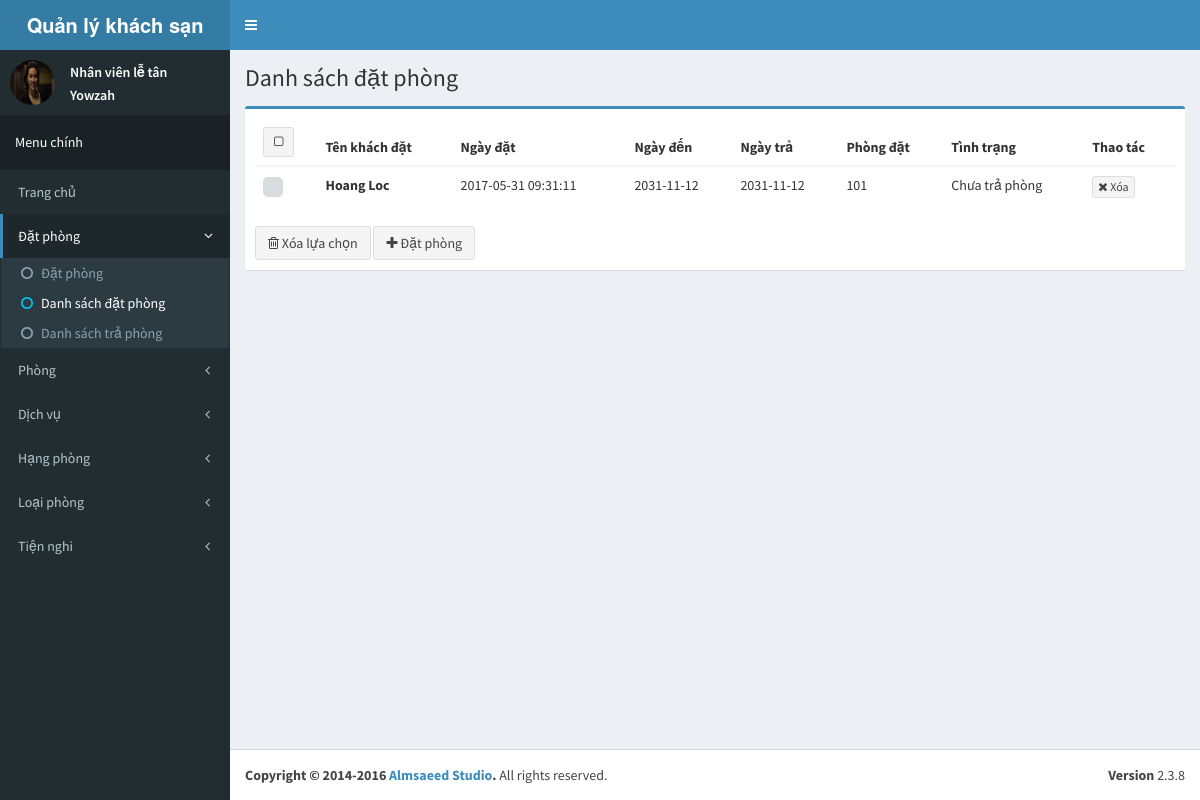
Page /admin/booking on the earlier database version.
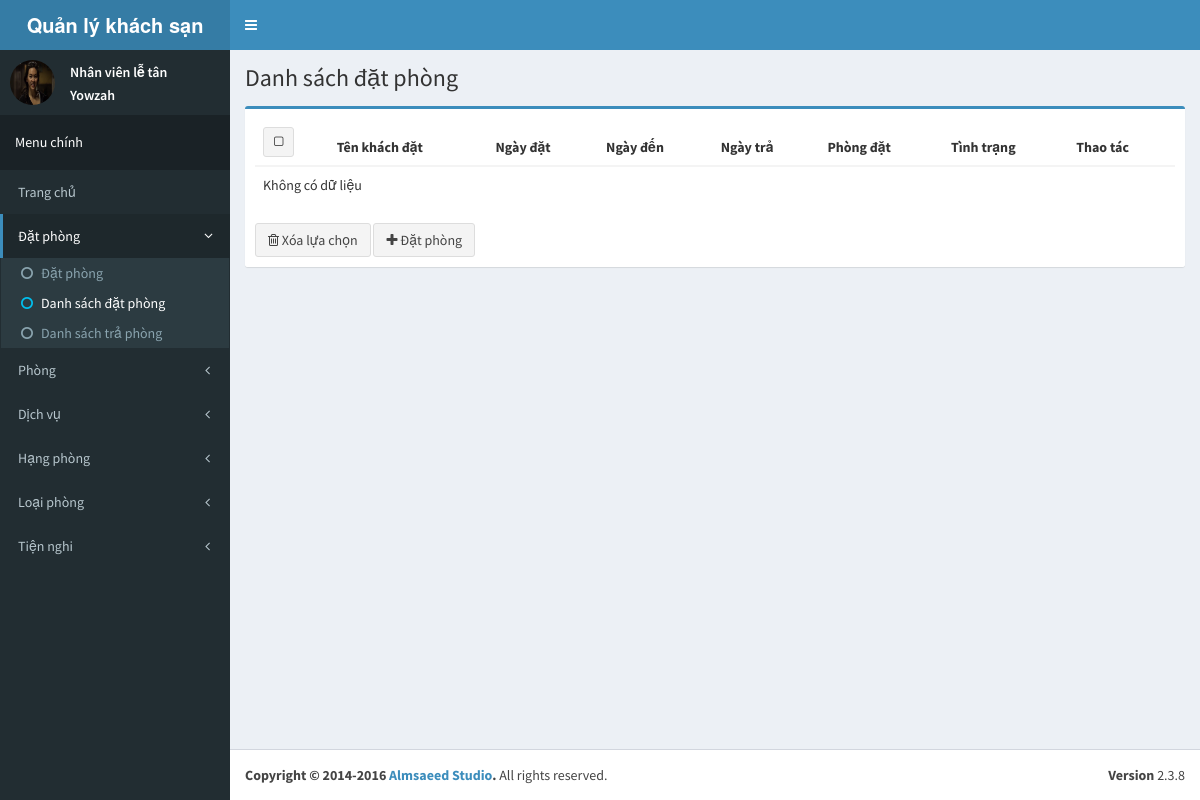
Same page on the later database version.
### tables this page shows
CREATE TABLE `booking` (
  `booking_id` int(11) NOT NULL AUTO_INCREMENT,
  `customer_id` int(11) DEFAULT NULL,
  `quantity` int(11) DEFAULT NULL,
  `start_date` date DEFAULT NULL,
  `end_date` date DEFAULT NULL,
  `state` tinyint(1) DEFAULT NULL,
  `create_date` datetime DEFAULT NULL,
  PRIMARY KEY (`booking_id`),
  KEY `booking_ibfk_1` (`customer_id`)
);

CREATE TABLE `customer` (
  `customer_id` int(11) NOT NULL AUTO_INCREMENT,
  `fname` varchar(255) DEFAULT NULL,
  `lname` varchar(255) DEFAULT NULL,
  `id` varchar(255) DEFAULT NULL,
  `dob` date DEFAULT NULL,
  `gender` bit(1) DEFAULT NULL,
  `phone` varchar(255) DEFAULT NULL,
  `address` varchar(255) DEFAULT NULL,
  PRIMARY KEY (`customer_id`)
);

### application/core/MY_Controller.php (called while the page is built, shortened)
<?php defined('BASEPATH') OR exit('No direct script access allowed');
class MY_Controller extends CI_Controller
{
    protected $data = array();
    function __construct()
    {
        $this->data['page_title'] = 'CI_App';
        $this->data['before_head'] = '';
        $this->data['before_body'] = '';
    }
    protected function render($the_view = NULL, $template = 'master')
    {
        if ($template == 'json' || $this->input->is_ajax_request()) {
            header('Content-Type: application/json');
            echo json_encode($this->data);
        } else {
            $this->data['the_view_content'] = (is_null($the_view)) ? '' : $this->load->view($the_view, $this->data, TRUE);;
            $this->load->view('templates/' . $template . '_view', $this->data);
        }
    }
}
class Admin_Controller extends MY_Controller
{
    protected function render($the_view = NULL, $template = 'admin_master')
    {
        parent::render($the_view, $template);
    }
}

### index.php (called while the page is built, shortened)
<?php
require_once BASEPATH.'core/CodeIgniter.php';

### application/config/config.php (called while the page is built, shortened)
<?php
$config['base_url'] = 'http://localhost:8080/qlks/';
$config['index_page'] = '';
$config['uri_protocol']	= 'REQUEST_URI';
$config['url_suffix'] = '';
$config['language']	= 'english';
$config['charset'] = 'UTF-8';
$config['enable_hooks'] = FALSE;
$config['subclass_prefix'] = 'MY_';
$config['composer_autoload'] = FALSE;
$config['permitted_uri_chars'] = 'a-z 0-9~%.:_\-';
$config['enable_query_strings'] = FALSE;
$config['controller_trigger'] = 'c';
$config['function_trigger'] = 'm';
$config['directory_trigger'] = 'd';
$config['allow_get_array'] = TRUE;
$config['log_threshold'] = 0;
$config['log_path'] = '';
$config['log_file_extension'] = '';
$config['log_file_permissions'] = 0644;
$config['log_date_format'] = 'Y-m-d H:i:s';
$config['error_views_path'] = '';
$config['cache_path'] = '';
$config['cache_query_string'] = FALSE;
$config['encryption_key'] = 'doctor';
$config['sess_driver'] = 'files';
$config['sess_cookie_name'] = 'ci_session';
$config['sess_expiration'] = 7200;
$config['sess_save_path'] = NULL;
$config['sess_match_ip'] = FALSE;
$config['sess_time_to_update'] = 300;
$config['sess_regenerate_destroy'] = FALSE;
$config['cookie_prefix']	= '';
$config['cookie_domain']	= '';
$config['cookie_path']		= '/';
$config['cookie_secure']	= FALSE;
$config['cookie_httponly'] 	= FALSE;
$config['standardize_newlines'] = FALSE;
$config['global_xss_filtering'] = FALSE;
$config['csrf_protection'] = FALSE;
$config['csrf_token_name'] = 'csrf_test_name';
$config['csrf_cookie_name'] = 'csrf_cookie_name';
$config['csrf_expire'] = 7200;
$config['csrf_regenerate'] = TRUE;
$config['csrf_exclude_uris'] = array();
$config['compress_output'] = FALSE;
$config['time_reference'] = 'local';
$config['rewrite_short_tags'] = FALSE;
$config['proxy_ips'] = '';

### application/models/admin/Model_booking.php (called while the page is built, shortened)
<?php defined('BASEPATH') OR exit('No direct script access allowed');
class Model_booking extends CI_Model{
    public function get_list_room($booking_id = 0){
        return $this->db->select('room.room_id, room, price')
            ->from('room')
            ->join('bookingroom', 'bookingroom.room_id = room.room_id')
            ->where('booking_id', $booking_id)
            ->order_by('room', 'ASC')
            ->get()->result_array();
    }
    public function get_booking_list($start, $limit){
        return $this->db->select('booking_id, fname, lname, start_date, end_date, state, create_date')
            ->from('booking')
            ->join('customer', 'customer.customer_id = booking.customer_id')
            ->where('state', 0)
            ->limit($limit, $start)
            ->order_by('create_date', 'DESC')
            ->get()->result_array();
    }
}

### application/views/admin/booking/list_view.php (the view, shortened to what the changed rows need)
<div class="row">
    <div class="col-xs-12">
        <div class="box box-primary">
            <?php
            $att = array('role' => 'form');
            echo form_open('', $att);
            ?>
            <div class="box-body">
                <table id="example2" class="table table-hover">
                    <thead>
                    <tr>
                        <th><button type="button" class="btn btn-default btn-sm checkbox-toggle"><i class="fa fa-square-o"></i></button></th>
                        <th>Tên khách đặt</th>
                        <th>Ngày đặt</th>
                        <th>Ngày đến</th>
                        <th>Ngày trả</th>
                        <th>Phòng đặt</th>
                        <th>Tình trạng</th>
                        <th>Thao tác</th>
                    </tr>
                    </thead>
                    <tbody>
                    <?php
                    if (isset($list_booking) && count($list_booking)){
                        foreach ($list_booking as $key => $val) {
                            ?>
                            <tr>
                                <td><input type="checkbox" name="checkbox[]" value="<?php echo $val['booking_id']; ?>">
                                </td>
                                <td><a href="<?php echo base_url() . 'admin/booking/detail/' . $val['booking_id']; ?>"
                                       style="color: #333"><b><?php echo htmlspecialchars($val['fname'] . ' ' . $val['lname']); ?></b></a>
                                </td>
                                <td><a href="<?php echo base_url() . 'admin/booking/detail/' . $val['booking_id']; ?>"
                                       style="color: #333"><?php echo htmlspecialchars($val['create_date']); ?></a></td>
                                <td><a href="<?php echo base_url() . 'admin/booking/detail/' . $val['booking_id']; ?>"
                                       style="color: #333"><?php echo htmlspecialchars($val['start_date']); ?></a></td>
                                <td><a href="<?php echo base_url() . 'admin/booking/detail/' . $val['booking_id']; ?>"
                                       style="color: #333"><?php echo htmlspecialchars($val['end_date']); ?></a></td>
                                <td>
                                    <a href="<?php echo base_url() . 'admin/booking/detail/' . $val['booking_id']; ?>"
                                       style="color: #333">
                                        <?php
                                        $temp = array();
                                        foreach ($val['list_room'] as $k => $vl) {
                                            $temp[$k] = $vl['room'];
                                        }
                                        $str_list_room = implode(' - ', $temp);
                                        echo $str_list_room;
                                        ?>
                                    </a>
                                </td>
                                <td><a href="<?php echo base_url() . 'admin/booking/detail/' . $val['booking_id']; ?>"
                                       style="color: #333"><?php echo ($val['state'] == 0) ? 'Chưa trả phòng' : 'Đã trả phòng'; ?></a>
                                </td>
                                <td>
                                    <a href="<?php echo base_url(); ?>admin/booking/del/<?php echo $val['booking_id']; ?>">
                                        <button type="button" class="btn btn-default btn-xs del-btn"><i
                                                    class="fa fa-times"></i> Xóa
                                        </button>
                                    </a>
                                </td>
                            </tr>
                            <?php
                        }
                    }
                    else{
                        echo '<tr><td colspan="8">Không có dữ liệu</td></tr>';
                    }
                    ?>
                    </tbody>
                </table>
            </div>
            <?php echo form_close(); ?>
        </div>
    </div>
</div>

Differences in the rows shown:
removed booking: customer.lname "Hoang Loc", create_date "2017-05-31 09:31:11", start_date "2031-11-12", end_date "2031-11-12", str_list_room "101", state "Chưa trả phòng"
Other differences:
text now shown: "Không có dữ liệu"
